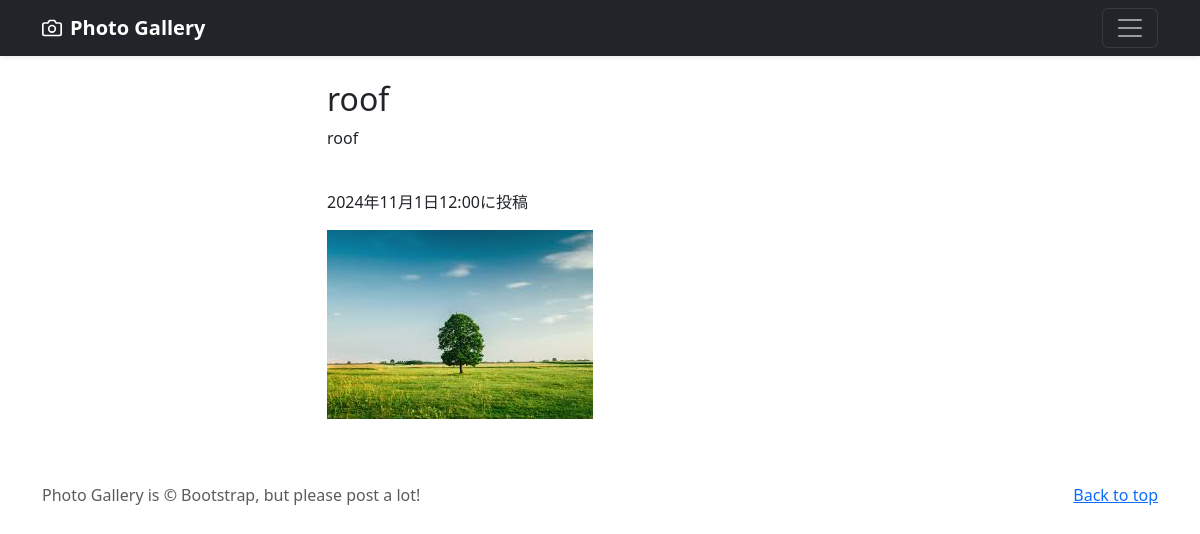
The page /photo-detail/2 on the database its author committed.
### photo/models.py (models this page shows, shortened)
class PhotoPost(models.Model):
    user = models.ForeignKey(
        CustomUser,
        verbose_name='ユーザー',
        on_delete=models.CASCADE
        )
    category = models.ForeignKey(
        Category,
        verbose_name='カテゴリ',
        on_delete=models.PROTECT
        )
    title = models.CharField(
        verbose_name='タイトル',
        max_length=200
        )
    comment = models.TextField(
        verbose_name='コメント',
        )
    image1 = models.ImageField(
        verbose_name='イメージ1',
        upload_to = 'photos'
        )
    image2 = models.ImageField(
        verbose_name='イメージ2',
        upload_to = 'photos',
        blank=True,
        null=True
        )
    posted_at = models.DateTimeField(
        verbose_name='投稿日時',
        auto_now_add=True
        )

### photo/views.py (the view)
# urls.py: path('photo-detail/<int:pk>', views.DetailView.as_view(), name = 'photo_detail'),
class DetailView(DetailView):
    template_name = 'detail.html'
    model = PhotoPost

### photo/templates/detail.html (shortened to what this page needs)
{% extends 'base.html' %}
      {% block contents %}
      <br>
      <div class="container">
        <div class="row">
            <div class="col offset-3">
                <h2>{{object.title}}</h2>
                <p>{{object.comment}}</p>
                <br>
                <p>{{object.posted_at}}に投稿</p>
                <p><img src="{{ object.image1.url }}"></img></p>
            </div>
        </div>
      </div>
      {% endblock %}

### rows shown on the page
PhotoPost: title "roof", comment "roof", posted_at "2024年11月1日12:00", image1 (picture)
